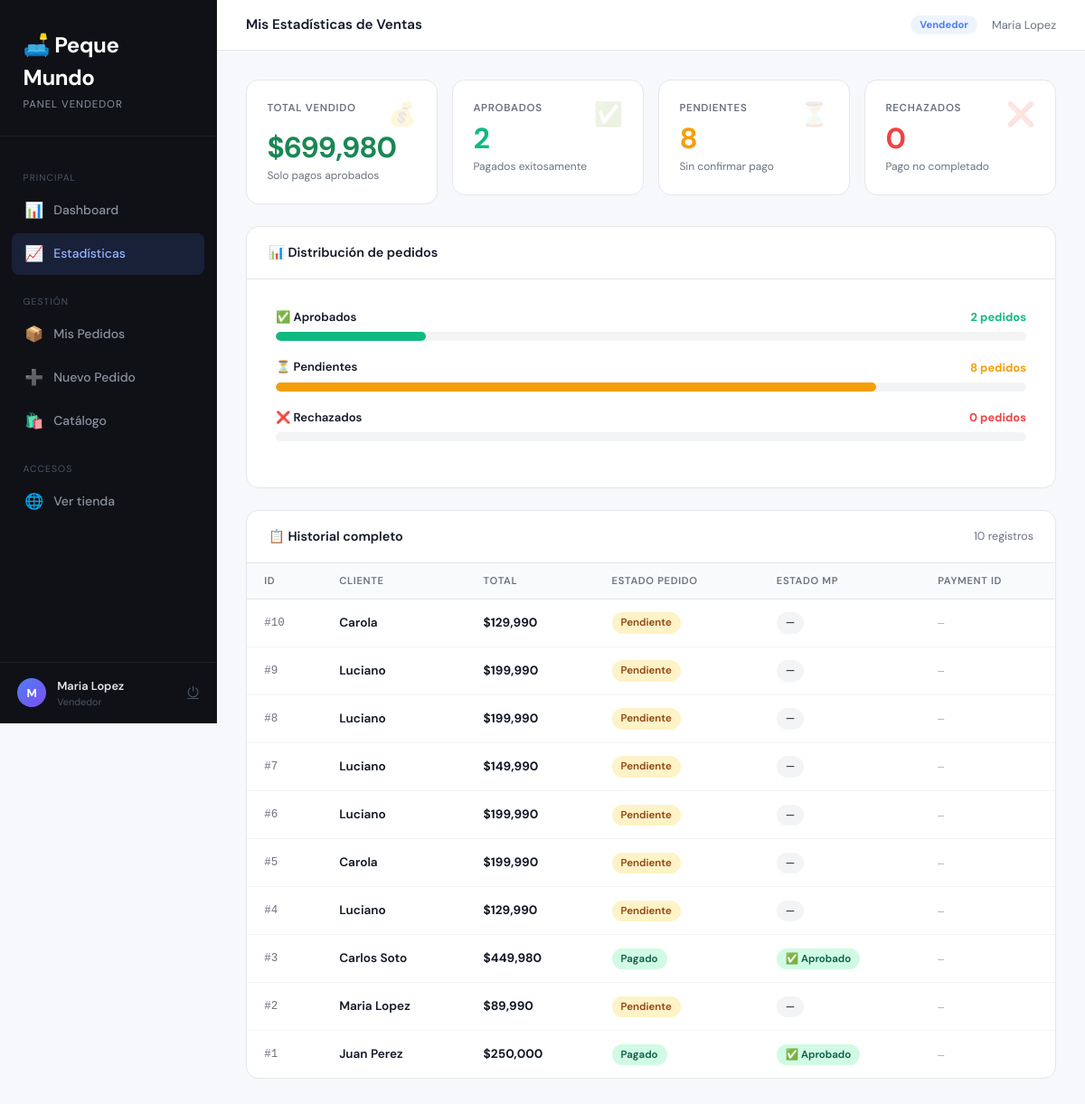
The app's page /vendedor/estadisticas (signed in) with its own data.
### pequemundo/app.py (models this page shows)
class Pedido(db.Model):
    id               = db.Column(db.Integer, primary_key=True)
    cliente          = db.Column(db.String(100), nullable=False)
    cliente_email    = db.Column(db.String(100), nullable=True)
    total            = db.Column(db.Float, nullable=False)
    estado           = db.Column(db.String(30), nullable=False, default='Pendiente')
    vendedor_id      = db.Column(db.Integer, db.ForeignKey('usuario.id'), nullable=True)
    mp_preference_id = db.Column(db.String(200), nullable=True)
    mp_payment_id    = db.Column(db.String(200), nullable=True)
    mp_status        = db.Column(db.String(50), nullable=True)
    items_json       = db.Column(db.Text, nullable=True)
    vendedor         = db.relationship('Usuario', backref='pedidos_vendedor', foreign_keys=[vendedor_id])

### pequemundo/app.py (the view)
@app.route('/vendedor/estadisticas')
@requiere_vendedor
def vendedor_estadisticas():
    vendedor_id = session.get('usuario_id')
    pedidos     = Pedido.query.filter_by(vendedor_id=vendedor_id).all()
    aprobados   = [p for p in pedidos if p.mp_status == 'approved']
    pendientes  = [p for p in pedidos if p.estado == 'Pendiente' and p.mp_status != 'approved']
    rechazados  = [p for p in pedidos if p.mp_status == 'rejected']
    total_ventas = sum(p.total for p in aprobados)
    return render_template('vendedor_estadisticas.html',
                           pedidos=pedidos, aprobados=aprobados,
                           pendientes=pendientes, rechazados=rechazados,
                           total_ventas=total_ventas)

### pequemundo/app.py (called while the page is built)
def requiere_vendedor(f):
    @wraps(f)
    def decorado(*args, **kwargs):
        if session.get('rol') not in ('Vendedor', 'Admin'):
            flash('Debes iniciar sesión como vendedor.', 'danger')
            return redirect(url_for('login'))
        return f(*args, **kwargs)
    return decorado

### pequemundo/templates/vendedor_estadisticas.html (shortened to what this page needs)
{% extends "vendedor_base.html" %}
{% block topbar_titulo %}Mis Estadísticas de Ventas{% endblock %}
{% block contenido %}
<div class="row g-3 mb-4">
  <div class="col-md-3">
    <div class="v-stat">
      <span class="v-stat-icon">💰</span>
      <div class="v-stat-label">Total vendido</div>
      <div class="v-stat-value text-success">${{ "{:,.0f}".format(total_ventas) }}</div>
      <div class="v-stat-sub">Solo pagos aprobados</div>
    </div>
  </div>
  <div class="col-md-3">
    <div class="v-stat">
      <span class="v-stat-icon">✅</span>
      <div class="v-stat-label">Aprobados</div>
      <div class="v-stat-value" style="color:#10b981;">{{ aprobados|length }}</div>
      <div class="v-stat-sub">Pagados exitosamente</div>
    </div>
  </div>
  <div class="col-md-3">
    <div class="v-stat">
      <span class="v-stat-icon">⏳</span>
      <div class="v-stat-label">Pendientes</div>
      <div class="v-stat-value" style="color:#f59e0b;">{{ pendientes|length }}</div>
      <div class="v-stat-sub">Sin confirmar pago</div>
    </div>
  </div>
  <div class="col-md-3">
    <div class="v-stat">
      <span class="v-stat-icon">❌</span>
      <div class="v-stat-label">Rechazados</div>
      <div class="v-stat-value" style="color:#ef4444;">{{ rechazados|length }}</div>
      <div class="v-stat-sub">Pago no completado</div>
    </div>
  </div>
</div>
<div class="v-card mb-4">
  <div class="v-card-header">
    <span class="v-card-title">📊 Distribución de pedidos</span>
  </div>
  <div style="padding:2rem;">
    {% set total_count = pedidos|length %}
    <div style="margin-bottom:1.2rem;">
      <div style="display:flex;justify-content:space-between;align-items:center;margin-bottom:0.4rem;">
        <span style="font-size:0.82rem;font-weight:600;">✅ Aprobados</span>
        <span style="font-size:0.8rem;font-weight:700;color:#10b981;">{{ aprobados|length }} pedido{{ 's' if aprobados|length != 1 else '' }}</span>
      </div>
      <div style="background:#f3f4f6;border-radius:99px;height:10px;overflow:hidden;">
        <div style="height:100%;border-radius:99px;background:#10b981;width:{% if total_count > 0 %}{{ (aprobados|length / total_count * 100)|int }}%{% else %}0%{% endif %};transition:width 0.8s ease;"></div>
      </div>
    </div>
    <div style="margin-bottom:1.2rem;">
      <div style="display:flex;justify-content:space-between;align-items:center;margin-bottom:0.4rem;">
        <span style="font-size:0.82rem;font-weight:600;">⏳ Pendientes</span>
        <span style="font-size:0.8rem;font-weight:700;color:#f59e0b;">{{ pendientes|length }} pedido{{ 's' if pendientes|length != 1 else '' }}</span>
      </div>
      <div style="background:#f3f4f6;border-radius:99px;height:10px;overflow:hidden;">
        <div style="height:100%;border-radius:99px;background:#f59e0b;width:{% if total_count > 0 %}{{ (pendientes|length / total_count * 100)|int }}%{% else %}0%{% endif %};transition:width 0.8s ease;"></div>
      </div>
    </div>
    <div style="margin-bottom:1.2rem;">
      <div style="display:flex;justify-content:space-between;align-items:center;margin-bottom:0.4rem;">
        <span style="font-size:0.82rem;font-weight:600;">❌ Rechazados</span>
        <span style="font-size:0.8rem;font-weight:700;color:#ef4444;">{{ rechazados|length }} pedido{{ 's' if rechazados|length != 1 else '' }}</span>
      </div>
      <div style="background:#f3f4f6;border-radius:99px;height:10px;overflow:hidden;">
      </div>
    </div>
    {% set otros = total_count - aprobados|length - pendientes|length - rechazados|length %}
  </div>
</div>
<div class="v-card">
  <div class="v-card-header">
    <span class="v-card-title">📋 Historial completo</span>
    <span style="font-size:0.78rem;color:#6b7280;">{{ pedidos|length }} registros</span>
  </div>
  <table class="v-table">
    <thead>
      <tr>
        <th>ID</th>
        <th>Cliente</th>
        <th>Total</th>
        <th>Estado pedido</th>
        <th>Estado MP</th>
        <th>Payment ID</th>
      </tr>
    </thead>
    <tbody>
      {% for p in pedidos|reverse %}
      <tr>
        <td style="font-family:monospace;font-size:0.78rem;color:#6b7280;">#{{ p.id }}</td>
        <td style="font-weight:600;">{{ p.cliente }}</td>
        <td style="font-weight:700;">${{ "{:,.0f}".format(p.total) }}</td>
        <td>
          {% if p.estado == 'Pagado' %}
            <span class="v-badge v-badge-success">Pagado</span>
          {% elif p.estado == 'Pendiente' %}
            <span class="v-badge v-badge-warning">Pendiente</span>
          {% elif p.estado == 'Rechazado' %}
            <span class="v-badge v-badge-danger">Rechazado</span>
          {% else %}
            <span class="v-badge v-badge-gray">{{ p.estado }}</span>
          {% endif %}
        </td>
        <td>
          {% if p.mp_status == 'approved' %}
            <span class="v-badge v-badge-success">✅ Aprobado</span>
          {% elif p.mp_status == 'rejected' %}
            <span class="v-badge v-badge-danger">❌ Rechazado</span>
          {% elif p.mp_status == 'pending' %}
            <span class="v-badge v-badge-warning">⏳ Pendiente</span>
          {% else %}
            <span class="v-badge v-badge-gray">—</span>
          {% endif %}
        </td>
        <td style="font-family:monospace;font-size:0.72rem;color:#9ca3af;">
          {{ p.mp_payment_id or '—' }}
        </td>
      </tr>
      {% else %}
      <tr><td colspan="6" style="text-align:center;color:#9ca3af;padding:2rem;">Sin pedidos aún.</td></tr>
      {% endfor %}
    </tbody>
  </table>
</div>
{% endblock %}

### pequemundo/templates/vendedor_base.html (shortened to what this page needs)
<!DOCTYPE html>
<html lang="es">
<head>
  <link href="https://cdn.jsdelivr.net/npm/bootstrap@5.3.3/dist/css/bootstrap.min.css" rel="stylesheet">
</head>
<body>
<aside class="v-sidebar">
  <div class="v-sidebar-brand">
    <div class="brand-logo">🛋️ Peque Mundo</div>
    <div class="brand-sub">Panel Vendedor</div>
  </div>
  <nav class="v-sidebar-nav">
    <div class="v-nav-section">Principal</div>
    <a href="{{ url_for('vendedor_dashboard') }}"
       class="v-nav-link {% if request.endpoint == 'vendedor_dashboard' %}active{% endif %}">
      <span class="nav-icon">📊</span> Dashboard
    </a>
    <a href="{{ url_for('vendedor_estadisticas') }}"
       class="v-nav-link {% if request.endpoint == 'vendedor_estadisticas' %}active{% endif %}">
      <span class="nav-icon">📈</span> Estadísticas
    </a>
    <div class="v-nav-section">Gestión</div>
    <a href="{{ url_for('vendedor_pedidos') }}"
       class="v-nav-link {% if request.endpoint == 'vendedor_pedidos' %}active{% endif %}">
      <span class="nav-icon">📦</span> Mis Pedidos
    </a>
    <a href="{{ url_for('vendedor_crear_pedido') }}"
       class="v-nav-link {% if request.endpoint == 'vendedor_crear_pedido' %}active{% endif %}">
      <span class="nav-icon">➕</span> Nuevo Pedido
    </a>
    <a href="{{ url_for('vendedor_catalogo') }}"
       class="v-nav-link {% if request.endpoint == 'vendedor_catalogo' %}active{% endif %}">
      <span class="nav-icon">🛍️</span> Catálogo
    </a>
    <div class="v-nav-section">Accesos</div>
    <a href="{{ url_for('inicio') }}" class="v-nav-link">
      <span class="nav-icon">🌐</span> Ver tienda
    </a>
  </nav>
  <div class="v-sidebar-footer">
    <div class="v-user-chip">
      <div class="v-user-avatar">{{ session.get('usuario', 'V')[0] }}</div>
      <div>
        <div class="v-user-name">{{ session.get('usuario', 'Vendedor') }}</div>
        <div class="v-user-role">{{ session.get('rol', 'Vendedor') }}</div>
      </div>
      <a href="{{ url_for('cerrar_sesion') }}" class="v-logout-btn" title="Cerrar sesión">⏻</a>
    </div>
  </div>
</aside>
<div class="v-main">
  <div class="v-topbar">
    <span class="v-topbar-title">{% block topbar_titulo %}Panel Vendedor{% endblock %}</span>
    <div class="v-topbar-right">
      <span class="v-role-badge">{{ session.get('rol', 'Vendedor') }}</span>
      <span>{{ session.get('usuario', '') }}</span>
    </div>
  </div>
  <div class="v-content">
    {% block contenido %}{% endblock %}
  </div>
</div>
</body>
</html>

### records on screen
Pedido: get "Maria Lopez", id "2", cliente "Maria Lopez", total "89,990", estado "Pendiente", mp_payment_id "—"
Pedido: id "10", cliente "Carola", total "129,990", estado "Pendiente", mp_payment_id "—"
Pedido: id "9", cliente "Luciano", total "199,990", estado "Pendiente", mp_payment_id "—"
Pedido: id "8", cliente "Luciano", total "199,990", estado "Pendiente", mp_payment_id "—"
Pedido: id "7", cliente "Luciano", total "149,990", estado "Pendiente", mp_payment_id "—"
Pedido: id "6", cliente "Luciano", total "199,990", estado "Pendiente", mp_payment_id "—"
Pedido: id "5", cliente "Carola", total "199,990", estado "Pendiente", mp_payment_id "—"
Pedido: id "4", cliente "Luciano", total "129,990", estado "Pendiente", mp_payment_id "—"
Pedido: id "3", cliente "Carlos Soto", total "449,980", estado "Pagado", mp_status "✅ Aprobado", mp_payment_id "—"
Pedido: id "1", cliente "Juan Perez", total "250,000", estado "Pagado", mp_status "✅ Aprobado", mp_payment_id "—"

### other values on screen
{{ session.get('usuario', 'V')[0] }} "M"
{{ session.get('rol', 'Vendedor') }} "Vendedor"
{{ "{:,.0f}".format(total_ventas) }} "699,980"
{{ aprobados|length }} "2"
{{ pendientes|length }} "8"
{{ rechazados|length }} "0"
{{ 's' if aprobados|length != 1 else '' }} "s"
{{ 's' if pendientes|length != 1 else '' }} "s"
{{ 's' if rechazados|length != 1 else '' }} "s"
{{ pedidos|length }} "10"
